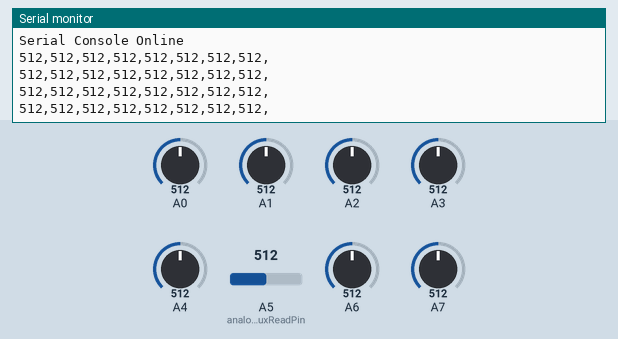
This sketch was run on a simulated Arduino Uno, built with avr-gcc and run on an emulated ATmega328P. Parts: the last lines printed to the serial monitor. The inputs (shaded band) are chosen by the test bench; at power-on: A0 = 512, A1 = 512, A2 = 512, A3 = 512, A4 = 512, A5 (analogMuxReadPin) = 512, A6 = 512, A7 = 512.

Above: at 3.2 s.
3.3 s: A0 set to 716
At 3.69 s:
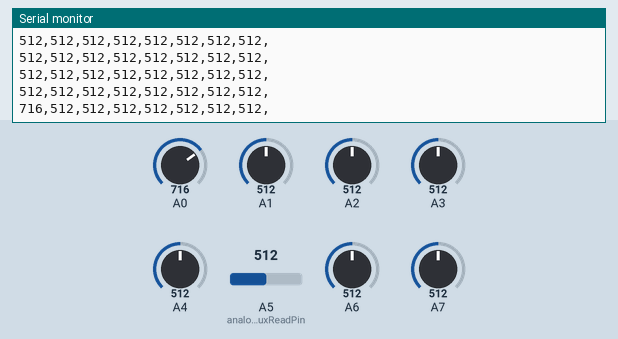
4.8 s: A1 set to 716
At 4.83 s:
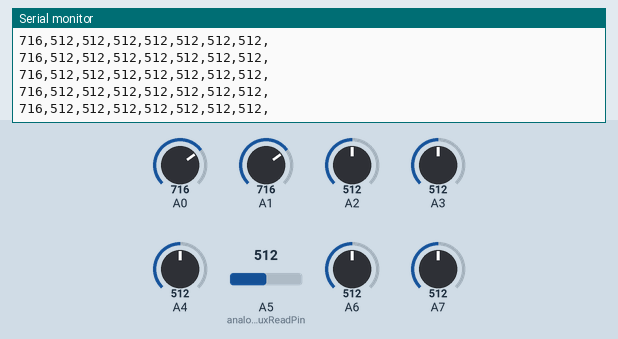
6.3 s: A2 set to 716
At 6.53 s:
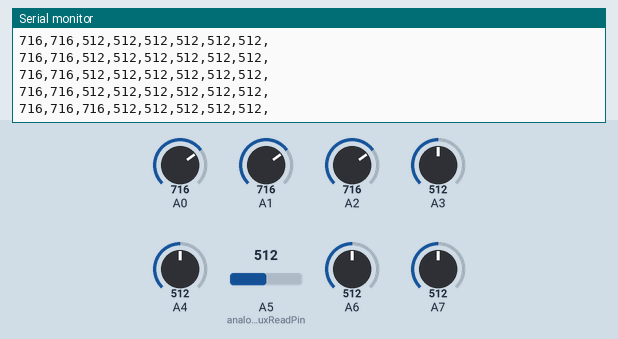
7.8 s: A3 set to 716
At 7.96 s:
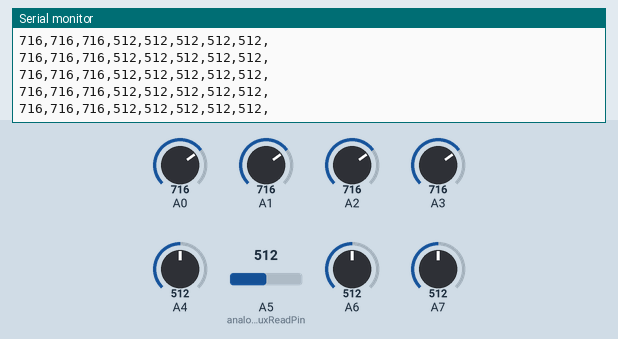
9.3 s: A4 set to 716
At 9.38 s:
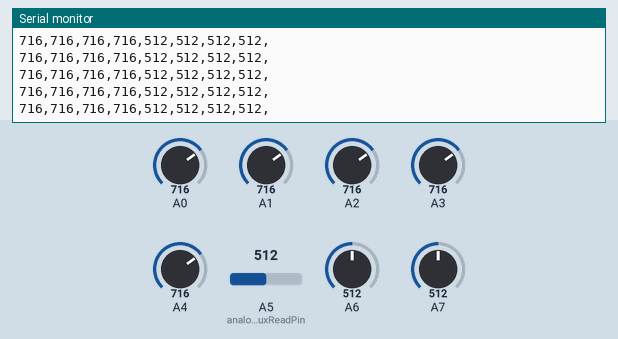
10.8 s: A5 (analogMuxReadPin) set to 716
At 10.81 s:
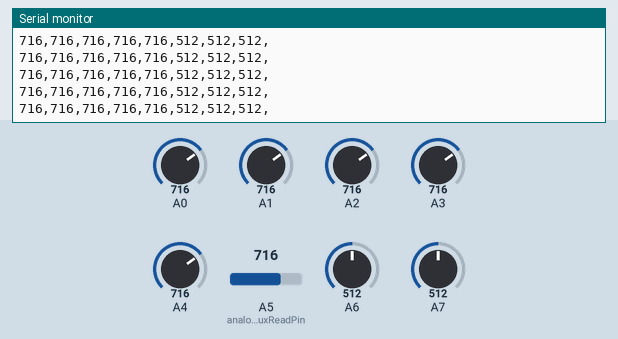

The sketch:

bluetooth_based_spine_sensing_code_V1_2.ino
```cpp
/*

 V1 Spine Sensing Interface code
 Based on the SoftwareSerialExample example code from arduino.
 Overall Goal:
 Bluetooth Serial Comms to mobile device
 Simple extensible protocol (CSV based, but with empahsis on human readability)
 Sense and report state or readings from ADC and digi IO if needed
 Long run time

 Current Goal:
 Sense directly 5 ADCs readings and spit it out
 Just stick to simple methods for now, and aim for elegance later

 */

#include <SoftwareSerial.h>
#define DEBUG 1

// Preconfiger the software serial interface to the bluetooth serial module
SoftwareSerial btSerial(10,11); // RX, TX (pin 10 and 11 is supported in both arduino leonardo and arduino uno and others)

//
int i = 0;

// analogmux start - JD
int r0 = 0;
int r1 = 0;
int r2 = 0;
int r3 = 0;
int analogMuxCount = 0; // for counter
int analogMuxRead = 0; // recorded result value from analogmux output
int analogMuxReadPin = 5; // pin connected from output of mux into arduino analog pin
// analogmux end - JD

// Send to all serial devices connected (How do i make this work for integers?)
void sendSerial( String str ){
  Serial.print(str);
  btSerial.print(str);

}

void setup(){
  // Normal Serial interface for debug purpose opened.
  Serial.begin(9600);
  while (!Serial){
    ;
  } // waiting for serial port to connect. Only required for leonardo
  // Bluetooth Serial Interface activated
  btSerial.begin(9600);

  //Delay to settle serial interface
  delay(1000) ;
  Serial.println("Serial Console Online");
  btSerial.println("BTSerial Console Online");
  delay(1000) ;

  // Analog multiplexer digital pin set - JD
  pinMode(1, OUTPUT); // s0
  pinMode(2, OUTPUT); // s1
  pinMode(3, OUTPUT); // s2
  pinMode(4, OUTPUT); // s3
  // end - JD

}

void loop(){
  //btSerial.print("[");
  for( i=0 ; i <= 7 ; i++){
    //btSerial.print("ADC");
    //btSerial.print(i);
    //btSerial.print(": ");
    btSerial.print(analogRead(i));
    //btSerial.print(" : ");
    //btSerial.print(round(-0.1025*(analogRead(i) - 1024/2)));
    btSerial.print(",");
  }
  //btSerial.print("]");


  if(DEBUG){
    //Serial.print("[");
    for( i=0 ; i <= 7 ; i++){
      //Serial.print("ADC");
      //Serial.print(i);
      //Serial.print(": ");
      Serial.print(analogRead(i));
      //Serial.print(" : ");
      //Serial.print( analogRead(i) - 1024/2 );
      //Serial.print(" : ");
      // Assuming it bends from 30deg to 30deg both sides (total assumed swing at 60 degrees total)
      //Serial.print( map(analogRead(i), 0, 1024, -30, 30) );
      //Serial.print(round(-0.1025*(analogRead(i) - 1024/2)));
      Serial.print(",");
    }
    //Serial.print("]");
  }

  for (analogMuxCount = 0; analogMuxCount <=8; analogMuxCount++){ // analogmux read side sensor start - JD

    // select bit
    r0 = bitRead(analogMuxCount, 0);
    r1 = bitRead(analogMuxCount, 1);
    r2 = bitRead(analogMuxCount, 2);
    r3 = bitRead(analogMuxCount, 3);

    digitalWrite(1, r0);
    digitalWrite(2, r1);
    digitalWrite(3, r2);
    digitalWrite(4, r3);

    analogMuxRead = analogRead(analogMuxReadPin);

    /*      if(DEBUG){
     Serial.print("SideS");
     Serial.print(analogMuxCount);
     Serial.print(": ");
     Serial.print(analogMuxRead);
     Serial.print(", ");
     }
     btSerial.print("SideS");
     btSerial.print(analogMuxCount);
     btSerial.print(": ");
     btSerial.print(analogMuxRead);
     btSerial.print(", ");
     */

    delay(5); // give ADC time to settle
  }     // analogmux read side sensor end - JD


  sendSerial("\n");

  delay(200); // give ADC time to settle

}
```

Measured:
- after the input at 3.3 s, the serial monitor: prints a new line after 0.19 s (image 1)
- after the input at 6.3 s, the serial monitor: prints a new line at once (image 3)
